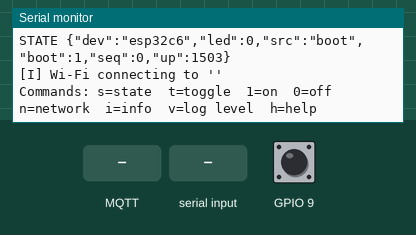
Recording of a program running on a simulated ESP32-C6. Parts: the last lines printed to the serial monitor. The test bench sets the inputs (shaded band); at power-on: GPIO 9 HIGH. WiFi joins after 1.5 s; servers stay silent unless stated; EEPROM starts erased; no MQTT or app messages arrive unless stated; not simulated (calls return 0 or success): secrets.h; names the files do not define were given values by the test bench: MQTT_PORT = 1883.

Above: at 2.7 s.
2.8 s: GPIO 9 pulled LOW for 0.15 s
4.4 s: MQTT message "s" arrives on the first subscribed topic
At 5.2 s:
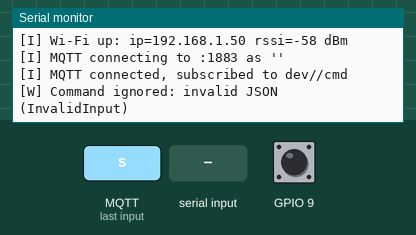
5.9 s: "t\n" received over Serial
At 6.4 s:
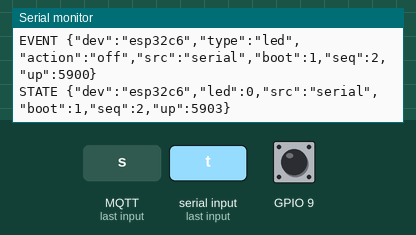
7.4 s: MQTT message "1" arrives on the first subscribed topic
At 8.6 s:
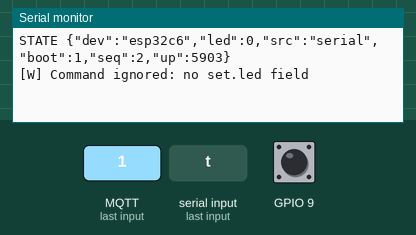
8.9 s: "1\n" received over Serial
At 9.9 s:
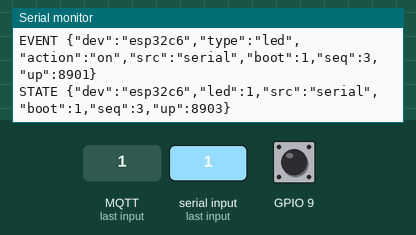
10.4 s: GPIO 9 pulled LOW for 1 s
At 12.0 s:
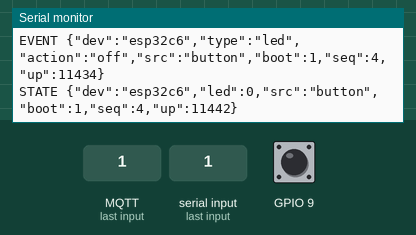

The program:

main.cpp
```cpp
// Phase 3 — Wi-Fi + MQTT node.
//
// Button press -> LED toggles instantly (local-first) -> state published to
// the broker. Server command on dev/<id>/cmd -> LED changes -> state published
// back. The server only ever learns state the device has confirmed.

#include <Arduino.h>

#include "button.h"
#include "config.h"
#include "led.h"
#include "log.h"
#include "mqttlink.h"
#include "net.h"
#include "secrets.h"
#include "state.h"

LogLevel gLogLevel = LOG_INFO;

const char* logLevelName(LogLevel lvl) {
  static const char* names[] = {"ERROR", "WARN", "INFO", "DEBUG"};
  return names[lvl];
}

static Button button;

static void onStateChanged() {
  const DeviceState& s = stateGet();
  // History entry for the change itself, so the dashboard shows who did what
  // (manual vs remote), not just button presses.
  mqttPublishEvent("led", s.led ? "on" : "off", sourceName(s.src));
  mqttPublishState();
}

static void printHelp() {
  Serial.println(F("Commands: s=state  t=toggle  1=on  0=off  n=network  i=info  v=log level  h=help"));
}

static void printNetwork() {
  Serial.printf("NET wifi=%s ip=%s rssi=%d mqtt=%s host=%s:%d dev=%s\n",
                netConnected() ? "up" : "down", netIp().c_str(), netRssi(),
                mqttConnected() ? "up" : "down", MQTT_HOST, MQTT_PORT, DEVICE_ID);
}

static void printInfo() {
  Serial.printf("INFO fw=%s board=%s dev=%s led_pin=%d button_pin=%d log=%s free_heap=%lu\n",
                FW_VERSION, BOARD_NAME, DEVICE_ID, LED_PIN, BUTTON_PIN,
                logLevelName(gLogLevel), (unsigned long)ESP.getFreeHeap());
}

static void handleSerial() {
  while (Serial.available()) {
    const char c = static_cast<char>(Serial.read());
    switch (c) {
      case 's': statePrint(); break;
      case 't': stateToggleLed(Source::Serial); break;
      case '1': if (!stateSetLed(true, Source::Serial)) statePrint(); break;
      case '0': if (!stateSetLed(false, Source::Serial)) statePrint(); break;
      case 'n': printNetwork(); break;
      case 'i': printInfo(); break;
      case 'v':
        gLogLevel = static_cast<LogLevel>((gLogLevel + 1) % (LOG_DEBUG + 1));
        Serial.printf("Log level: %s\n", logLevelName(gLogLevel));
        break;
      case 'h': case '?': printHelp(); break;
      case '\r': case '\n': case ' ': break;
      default: LOGW("Unknown command '%c' (h for help)", c); break;
    }
  }
}

static void handleButton() {
  switch (button.poll()) {
    case ButtonEvent::Click:
      eventPrint("button", "click", Source::Button);
      mqttPublishEvent("button", "click", "button");
      stateToggleLed(Source::Button);
      break;
    case ButtonEvent::LongPress:
      eventPrint("button", "long", Source::Button);
      mqttPublishEvent("button", "long", "button");
      break;
    case ButtonEvent::None:
      break;
  }
}

void setup() {
  Serial.begin(115200);
  delay(1500);
  ledBegin();
  button.begin(BUTTON_PIN, BUTTON_ACTIVE_LOW);
  LOGI("Phase 3 fw %s on %s (device '%s')", FW_VERSION, BOARD_NAME, DEVICE_ID);
  stateBegin();
  stateOnChange(onStateChanged);
  statePrint();
  netBegin();
  mqttBegin();
  printHelp();
}

void loop() {
  handleButton();   // always first: works with no network
  handleSerial();
  stateLoop();
  netLoop();
  mqttLoop();
}
```

button.cpp
```cpp
#include "button.h"
#include "config.h"

void Button::begin(uint8_t pin, bool activeLow) {
  pin_ = pin;
  activeLow_ = activeLow;
  pinMode(pin_, activeLow_ ? INPUT_PULLUP : INPUT);
  lastRaw_ = stable_ = readRaw();
  lastChange_ = millis();
}

bool Button::readRaw() const {
  return (digitalRead(pin_) == LOW) == activeLow_;
}

ButtonEvent Button::poll() {
  const uint32_t now = millis();
  const bool raw = readRaw();

  if (raw != lastRaw_) {  // contact moved: restart debounce window
    lastRaw_ = raw;
    lastChange_ = now;
  }

  if (now - lastChange_ >= DEBOUNCE_MS && raw != stable_) {
    stable_ = raw;
    if (stable_) {  // pressed
      pressStart_ = now;
      longFired_ = false;
    } else if (!longFired_) {  // released before long-press threshold
      return ButtonEvent::Click;
    }
  }

  if (stable_ && !longFired_ && now - pressStart_ >= LONG_PRESS_MS) {
    longFired_ = true;
    return ButtonEvent::LongPress;
  }
  return ButtonEvent::None;
}
```

button.h
```cpp
#pragma once
// Debounced push button with click / long-press detection. Non-blocking.

#include <Arduino.h>

enum class ButtonEvent : uint8_t { None, Click, LongPress };

class Button {
 public:
  void begin(uint8_t pin, bool activeLow);
  ButtonEvent poll();  // call every loop()
  bool isPressed() const { return stable_; }

 private:
  bool readRaw() const;

  uint8_t pin_ = 0;
  bool activeLow_ = true;
  bool lastRaw_ = false;
  bool stable_ = false;
  bool longFired_ = false;
  uint32_t lastChange_ = 0;
  uint32_t pressStart_ = 0;
};
```

led.cpp
```cpp
#include "led.h"
#include "config.h"

void ledBegin() {
#if !LED_IS_RGB
  pinMode(LED_PIN, OUTPUT);
#endif
  ledSet(false);
}

void ledSet(bool on) {
#if LED_IS_RGB
  rgbLedWrite(LED_PIN, 0, on ? 20 : 0, 0);  // dim green
#else
  digitalWrite(LED_PIN, (on ^ LED_ACTIVE_LOW) ? HIGH : LOW);
#endif
}
```

led.h
```cpp
#pragma once

void ledBegin();
void ledSet(bool on);
```

log.h
```cpp
#pragma once
// Minimal leveled logging. Never log secrets (passwords, keys, tokens).

#include <Arduino.h>

enum LogLevel : uint8_t { LOG_ERROR = 0, LOG_WARN, LOG_INFO, LOG_DEBUG };

extern LogLevel gLogLevel;
const char* logLevelName(LogLevel lvl);

#define LOG_AT(lvl, tag, fmt, ...)                                  \
  do {                                                              \
    if ((lvl) <= gLogLevel) Serial.printf("[" tag "] " fmt "\n", ##__VA_ARGS__); \
  } while (0)

#define LOGE(fmt, ...) LOG_AT(LOG_ERROR, "E", fmt, ##__VA_ARGS__)
#define LOGW(fmt, ...) LOG_AT(LOG_WARN,  "W", fmt, ##__VA_ARGS__)
#define LOGI(fmt, ...) LOG_AT(LOG_INFO,  "I", fmt, ##__VA_ARGS__)
#define LOGD(fmt, ...) LOG_AT(LOG_DEBUG, "D", fmt, ##__VA_ARGS__)
```

mqttlink.cpp
```cpp
#include "mqttlink.h"

#include <ArduinoJson.h>
#include <PubSubClient.h>

#include "config.h"
#include "log.h"
#include "net.h"
#include "secrets.h"
#include "state.h"

#if defined(ESP32)
#include <WiFi.h>
#elif defined(ESP8266)
#include <ESP8266WiFi.h>
#endif

static WiFiClient net;
static PubSubClient client(net);

static char topicState[64];
static char topicEvent[64];
static char topicCmd[64];
static char topicStatus[64];

static uint32_t nextAttempt = 0;
static uint32_t backoffMs = MQTT_RETRY_MIN_MS;

static void onMessage(char* topic, uint8_t* payload, unsigned int len) {
  if (strcmp(topic, topicCmd) != 0) return;  // we only subscribe to our own cmd
  if (len == 0 || len > MQTT_MAX_CMD_BYTES) {
    LOGW("Command ignored: bad length %u", len);
    return;
  }

  JsonDocument doc;
  const DeserializationError err = deserializeJson(doc, payload, len);
  if (err) {
    LOGW("Command ignored: invalid JSON (%s)", err.c_str());
    return;
  }

  // Allow-list: only {"set":{"led":<bool|0|1>}} is accepted. Anything else
  // is ignored rather than guessed at.
  JsonVariant led = doc["set"]["led"];
  if (led.isNull()) {
    LOGW("Command ignored: no set.led field");
    return;
  }
  if (!led.is<bool>() && !led.is<int>()) {
    LOGW("Command ignored: set.led wrong type");
    return;
  }

  const bool on = led.as<bool>();
  LOGI("Command: led=%d", on);
  if (!stateSetLed(on, Source::Remote)) {
    mqttPublishState();  // already in that state: re-confirm to the server
  }
}

static void publishStatus(const char* status) {
  client.publish(topicStatus, status, true);  // retained
}

static bool connectOnce() {
  LOGI("MQTT connecting to %s:%d as '%s'", MQTT_HOST, MQTT_PORT, MQTT_USER);
  // Last Will: broker publishes "offline" if this device drops without saying
  // goodbye, so the dashboard can show it as unreachable.
  const bool ok = client.connect(DEVICE_ID, MQTT_USER, MQTT_PASS,
                                 topicStatus, 1, true, "offline", true);
  if (!ok) {
    LOGW("MQTT connect failed, rc=%d", client.state());
    return false;
  }
  publishStatus("online");
  client.subscribe(topicCmd, 1);
  mqttPublishState();  // resync: server learns the real state after any outage
  LOGI("MQTT connected, subscribed to %s", topicCmd);
  return true;
}

void mqttBegin() {
  snprintf(topicState, sizeof(topicState), "dev/%s/state", DEVICE_ID);
  snprintf(topicEvent, sizeof(topicEvent), "dev/%s/event", DEVICE_ID);
  snprintf(topicCmd, sizeof(topicCmd), "dev/%s/cmd", DEVICE_ID);
  snprintf(topicStatus, sizeof(topicStatus), "dev/%s/status", DEVICE_ID);

  client.setServer(MQTT_HOST, MQTT_PORT);
  client.setCallback(onMessage);
  client.setBufferSize(MQTT_BUFFER_BYTES);
  client.setKeepAlive(MQTT_KEEPALIVE_S);
}

void mqttLoop() {
  if (!netConnected()) return;

  if (client.connected()) {
    client.loop();
    return;
  }
  if (millis() < nextAttempt) return;

  if (connectOnce()) {
    backoffMs = MQTT_RETRY_MIN_MS;
  } else {
    backoffMs = min<uint32_t>(backoffMs * 2, MQTT_RETRY_MAX_MS);
  }
  nextAttempt = millis() + backoffMs;
}

bool mqttConnected() { return client.connected(); }

void mqttPublishState() {
  if (!client.connected()) return;
  const DeviceState& s = stateGet();

  JsonDocument doc;
  doc["dev"] = DEVICE_ID;
  doc["led"] = s.led ? 1 : 0;
  doc["src"] = sourceName(s.src);
  doc["boot"] = s.boot;
  doc["seq"] = s.seq;
  doc["up"] = millis();
  doc["rssi"] = netRssi();
  doc["fw"] = FW_VERSION;

  char buf[MQTT_BUFFER_BYTES];
  const size_t n = serializeJson(doc, buf, sizeof(buf));
  if (!client.publish(topicState, reinterpret_cast<uint8_t*>(buf), n, true)) {
    LOGW("State publish failed");
  }
}

void mqttPublishEvent(const char* type, const char* action, const char* src) {
  if (!client.connected()) return;
  const DeviceState& s = stateGet();

  JsonDocument doc;
  doc["dev"] = DEVICE_ID;
  doc["type"] = type;
  doc["action"] = action;
  doc["src"] = src;
  doc["boot"] = s.boot;
  doc["seq"] = s.seq;
  doc["up"] = millis();

  char buf[MQTT_BUFFER_BYTES];
  const size_t n = serializeJson(doc, buf, sizeof(buf));
  if (!client.publish(topicEvent, reinterpret_cast<uint8_t*>(buf), n, false)) {
    LOGW("Event publish failed");
  }
}
```

mqttlink.h
```cpp
#pragma once
// MQTT transport. All broker access goes through this module so Phase 8 can
// switch the plain client for a TLS one without touching the rest.

#include <Arduino.h>

void mqttBegin();
void mqttLoop();
bool mqttConnected();

void mqttPublishState();  // retained: last known state for new subscribers
void mqttPublishEvent(const char* type, const char* action, const char* src);
```

net.cpp
```cpp
#include "net.h"
#include "config.h"
#include "log.h"
#include "secrets.h"

#if defined(ESP32)
#include <WiFi.h>
#elif defined(ESP8266)
#include <ESP8266WiFi.h>
#endif

static uint32_t nextAttempt = 0;
static uint32_t lastBegin = 0;
static uint32_t backoffMs = WIFI_RETRY_MIN_MS;
static bool wasConnected = false;

void netBegin() {
  WiFi.persistent(false);  // keep credentials out of flash (wear + exposure)
  WiFi.mode(WIFI_STA);
#if defined(ESP32)
  WiFi.setHostname(DEVICE_ID);
  WiFi.setAutoReconnect(true);
  WiFi.setSleep(false);  // lower latency for commands
#elif defined(ESP8266)
  WiFi.hostname(DEVICE_ID);
  WiFi.setAutoReconnect(true);
#endif
  LOGI("Wi-Fi connecting to '%s'", WIFI_SSID);
  WiFi.begin(WIFI_SSID, WIFI_PASS);
  lastBegin = millis();
  nextAttempt = lastBegin + backoffMs;
}

void netLoop() {
  const bool up = WiFi.status() == WL_CONNECTED;

  if (up != wasConnected) {
    wasConnected = up;
    if (up) {
      backoffMs = WIFI_RETRY_MIN_MS;
      LOGI("Wi-Fi up: ip=%s rssi=%d dBm", netIp().c_str(), netRssi());
    } else {
      LOGW("Wi-Fi lost");
    }
  }
  if (up) return;

  // Never interrupt an attempt that is still running: the driver rejects a
  // reconfigure while connecting (ESP_ERR_WIFI_STATE).
  if (millis() - lastBegin < WIFI_CONNECT_TIMEOUT_MS) return;

  if (millis() >= nextAttempt) {  // retry with backoff, never blocking
    LOGD("Wi-Fi retry (backoff %lu ms)", (unsigned long)backoffMs);
    WiFi.disconnect();
    WiFi.begin(WIFI_SSID, WIFI_PASS);
    lastBegin = millis();
    backoffMs = min<uint32_t>(backoffMs * 2, WIFI_RETRY_MAX_MS);
    nextAttempt = lastBegin + backoffMs;
  }
}

bool netConnected() { return WiFi.status() == WL_CONNECTED; }
String netIp() { return WiFi.localIP().toString(); }
int netRssi() { return WiFi.RSSI(); }
```

net.h
```cpp
#pragma once
// Wi-Fi station with non-blocking reconnect. Never blocks loop(), so the
// button keeps working while the network is down (local-first).

#include <Arduino.h>

void netBegin();
void netLoop();
bool netConnected();
String netIp();
int netRssi();
```

state.cpp
```cpp
#include "state.h"
#include "config.h"
#include "led.h"
#include "log.h"
#include "storage.h"

static DeviceState state;
static bool dirty = false;
static uint32_t dirtySince = 0;
static StateChangeHandler onChange = nullptr;

void stateOnChange(StateChangeHandler handler) { onChange = handler; }

const char* sourceName(Source s) {
  switch (s) {
    case Source::Boot:   return "boot";
    case Source::Button: return "button";
    case Source::Serial: return "serial";
    case Source::Remote: return "remote";
  }
  return "unknown";
}

static PersistedState toPersisted() {
  PersistedState p;
  p.bootCount = state.boot;
  p.led = state.led;
  return p;
}

void stateBegin() {
  storageBegin();
  PersistedState p;
  if (storageLoad(p)) {
    state.boot = p.bootCount + 1;
    state.led = p.led;
    LOGI("Restored state: led=%d (previous boot #%lu)", state.led, (unsigned long)p.bootCount);
  } else {
    state.boot = 1;
    LOGI("No saved state, using defaults");
  }
  state.src = Source::Boot;
  state.seq = 0;
  ledSet(state.led);
  storageSave(toPersisted());  // record the new boot counter immediately
}

void stateLoop() {
  if (dirty && millis() - dirtySince >= SAVE_DELAY_MS) {
    storageSave(toPersisted());
    dirty = false;
    LOGD("State saved to flash");
  }
}

const DeviceState& stateGet() { return state; }

bool stateSetLed(bool on, Source src) {
  if (state.led == on) {
    LOGD("LED already %s, no change", on ? "on" : "off");
    return false;
  }
  state.led = on;
  state.src = src;
  state.seq++;
  ledSet(on);

  // Coalesce writes: rapid toggles cause one flash write, not many.
  dirty = true;
  dirtySince = millis();

  eventPrint("led", on ? "on" : "off", src);
  statePrint();
  if (onChange) onChange();  // publish to MQTT if connected
  return true;
}

void stateToggleLed(Source src) { stateSetLed(!state.led, src); }

void statePrint() {
  Serial.printf("STATE {\"dev\":\"%s\",\"led\":%d,\"src\":\"%s\",\"boot\":%lu,\"seq\":%lu,\"up\":%lu}\n",
                BOARD_NAME, state.led ? 1 : 0, sourceName(state.src),
                (unsigned long)state.boot, (unsigned long)state.seq, (unsigned long)millis());
}

void eventPrint(const char* type, const char* action, Source src) {
  Serial.printf("EVENT {\"dev\":\"%s\",\"type\":\"%s\",\"action\":\"%s\",\"src\":\"%s\",\"boot\":%lu,\"seq\":%lu,\"up\":%lu}\n",
                BOARD_NAME, type, action, sourceName(src),
                (unsigned long)state.boot, (unsigned long)state.seq, (unsigned long)millis());
}
```

state.h
```cpp
#pragma once
// Single source of truth for device state. Every change goes through here,
// gets a sequence number and a source, and is emitted as JSON. In Phase 3
// the same JSON is published to MQTT (dev/<id>/state and dev/<id>/event).

#include <Arduino.h>

enum class Source : uint8_t { Boot, Button, Serial, Remote };

struct DeviceState {
  bool led = false;
  Source src = Source::Boot;  // who caused the last change
  uint32_t boot = 0;          // persisted boot counter
  uint32_t seq = 0;           // change counter, resets each boot
};                            // ordering key for the server: (boot, seq)

const char* sourceName(Source s);

void stateBegin();  // load persisted state, bump boot counter, apply outputs
void stateLoop();   // deferred flash save
const DeviceState& stateGet();

bool stateSetLed(bool on, Source src);  // false if already in that state
void stateToggleLed(Source src);

void statePrint();  // STATE {...}
void eventPrint(const char* type, const char* action, Source src);  // EVENT {...}

// Called on every accepted change; used to publish to MQTT. Set in setup().
using StateChangeHandler = void (*)();
void stateOnChange(StateChangeHandler handler);
```

storage.cpp
```cpp
#include "storage.h"
#include "log.h"

#if defined(ESP32)
#include <Preferences.h>

static Preferences prefs;

void storageBegin() {
  if (!prefs.begin("devstate", false)) LOGE("NVS open failed");
}

bool storageLoad(PersistedState& out) {
  if (!prefs.isKey("boot")) return false;
  out.bootCount = prefs.getUInt("boot", 0);
  out.led = prefs.getUChar("led", 0) != 0;
  return true;
}

void storageSave(const PersistedState& in) {
  prefs.putUInt("boot", in.bootCount);
  prefs.putUChar("led", in.led ? 1 : 0);
}

#elif defined(ESP8266)
#include <EEPROM.h>

// Magic value guards against reading garbage from a fresh or foreign layout.
// Bump the low byte whenever the Record layout changes.
static constexpr uint32_t MAGIC = 0x53544101;  // "STA" + v1

struct Record {
  uint32_t magic;
  uint32_t bootCount;
  uint8_t led;
};

void storageBegin() {
  EEPROM.begin(sizeof(Record));
}

bool storageLoad(PersistedState& out) {
  Record r;
  EEPROM.get(0, r);
  if (r.magic != MAGIC) return false;
  out.bootCount = r.bootCount;
  out.led = r.led != 0;
  return true;
}

void storageSave(const PersistedState& in) {
  Record r{MAGIC, in.bootCount, static_cast<uint8_t>(in.led ? 1 : 0)};
  EEPROM.put(0, r);
  if (!EEPROM.commit()) LOGE("EEPROM commit failed");
}

#else
#error "Unsupported platform"
#endif
```

storage.h
```cpp
#pragma once
// Persists device state across power loss.
// ESP32: NVS (Preferences). ESP8266: emulated EEPROM (one flash sector).

#include <Arduino.h>

struct PersistedState {
  uint32_t bootCount = 0;
  bool led = false;
};

void storageBegin();
bool storageLoad(PersistedState& out);  // false if nothing valid stored yet
void storageSave(const PersistedState& in);
```

Source omitted: config.h (1157 bytes)

Measured:
- after the input at 4.4 s, the serial monitor: prints a new line at once (image 1)
- after the input at 5.9 s, the serial monitor: prints a new line at once (image 2)
- after the input at 7.4 s, the serial monitor: prints a new line at once (image 3)
- after the input at 8.9 s, the serial monitor: prints a new line at once (image 4)
- after the input at 10.4 s, the serial monitor: prints a new line after 1.0 s (image 5)
